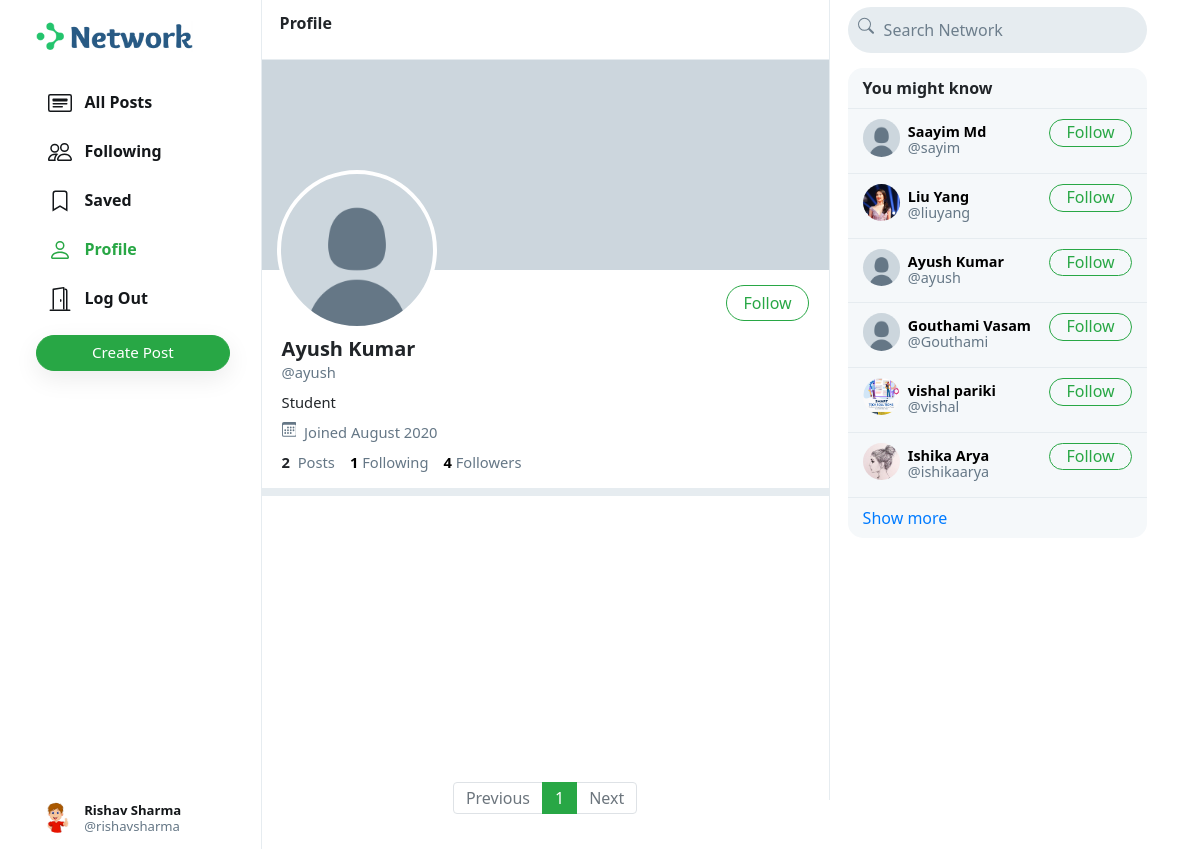
Screenshot of /ayush (signed in) with the database file from the repository.
### network/models.py (models this page shows, shortened)
class User(AbstractUser):
    profile_pic = models.ImageField(upload_to='profile_pic/')
    bio = models.TextField(max_length=160, blank=True, null=True)
    cover = models.ImageField(upload_to='covers/', blank=True)

### network/views.py (the view)
# urls.py: path("<str:username>", views.profile, name='profile'),
def profile(request, username):
    user = User.objects.get(username=username)
    all_posts = Post.objects.filter(creater=user).order_by('-date_created')
    paginator = Paginator(all_posts, 10)
    page_number = request.GET.get('page')
    if page_number == None:
        page_number = 1
    posts = paginator.get_page(page_number)
    followings = []
    suggestions = []
    follower = False
    if request.user.is_authenticated:
        followings = Follower.objects.filter(followers=request.user).values_list('user', flat=True)
        suggestions = User.objects.exclude(pk__in=followings).exclude(username=request.user.username).order_by("?")[:6]
        if request.user in Follower.objects.get(user=user).followers.all():
            follower = True
    follower_count = Follower.objects.get(user=user).followers.all().count()
    following_count = Follower.objects.filter(followers=user).count()
    return render(request, 'network/profile.html', {
        "username": user,
        "posts": posts,
        "posts_count": all_posts.count(),
        "suggestions": suggestions,
        "page": "profile",
        "is_follower": follower,
        "follower_count": follower_count,
        "following_count": following_count
    })

### network/templates/network/profile.html (shortened to what this page needs)
{% extends 'network/index.html' %}
{% load static %}
{% block profile %}
    <div class="profile-view" data-user="{{username.username}}">
        <div class="cover-image" style="background-image: url(/media/{{username.cover}})"></div>
        <div class="profile-image" style="background-image: url(/media/{{username.profile_pic}})"></div>
        <div class="profile-details">
            <div>
                {% if user.username == username.username %}
                    <button class="btn btn-outline-success float-right" id="edit-profile-btn">Edit Profile</button>
                {% elif is_follower %}
                    <button class="btn btn-success float-right" onclick="unfollow_user(this,'{{username.username}}','edit_page')" id="following-btn">Following</button>
                {% else %}
                    <button class="btn btn-outline-success float-right" onclick="follow_user(this,'{{username.username}}','edit_page')" id="follow-btn">Follow</button>
                {% endif %}
            </div>
            <div class="details-data">
                <h5>{{username.first_name}} {{username.last_name}}</h5>
                <div class="grey">@{{username.username}}</div>
                <div class="bio">
                    {% if username.bio is not None %}
                        {{username.bio}}
                    {% endif %}
                </div>
                <div class="grey" style="padding: 8px 0px;">
                    &nbsp;Joined {{username.date_joined | date:"F Y"}}
                </div>
                <div>
                    <strong>
                        {{posts_count}}
                    </strong>
                    &nbsp;<span class="grey">Posts</span>
                    <a href="#">
                        <strong id="following__count">{{following_count | default:0}}</strong>&nbsp;<span class="grey">Following</span>
                    </a>
                    <a href="#">
                        <strong id="follower__count">{{follower_count | default:0}}</strong>&nbsp;<span class="grey">Followers</span>
                    </a>
                </div>
            </div>
        </div>
    </div>
    <div class="space"></div>
{% endblock %}

### network/templates/network/index.html (shortened to what this page needs)
{% extends "network/layout.html" %}
{% load static %}
{% block body %}
    <div class="main-div">
        <div class="left-div">
            <nav class="head heading">
                {% if page == 'all_posts' %}
                    All Posts
                {% elif page == 'following' %}
                    Following
                {% elif page == 'saved' %}
                    Saved
                {% elif page == 'profile' %}
                    Profile
                {% else %}
                    Explore
                {% endif %}
            </nav>
            <div class="left-div-content">
                <div class="posts-view">
                    {% block profile %}
                    {% endblock %}
                    <div class="main-div-content">
                        <nav aria-label="Page navigation example" class="pagination-bar">
                            <ul class="pagination justify-content-center">
                                {% if posts.has_previous %}
                                    <li class="page-item">
                                        <a class="page-link" href="?page={{ posts.previous_page_number | default:1}}" tabindex="-1" aria-disabled="true">Previous</a>
                                    </li>
                                {% else %}
                                    <li class="page-item disabled">
                                        <a class="page-link" href="" tabindex="-1" aria-disabled="true">Previous</a>
                                    </li>
                                {% endif %}
                                {% for each in posts.paginator.page_range %}
                                    {% if each == posts.number %}
                                        <li class="page-item active"><a class="page-link" href="?page={{each}}">{{each}}</a></li>
                                    {% else %}
                                        <li class="page-item"><a class="page-link" href="?page={{each}}">{{each}}</a></li>
                                    {% endif %}
                                {% endfor %}
                                {% if posts.has_next %}
                                    <li class="page-item">
                                        <a class="page-link" href="?page={{ posts.next_page_number }}">Next</a>
                                    </li>
                                {% else %}
                                    <li class="page-item disabled">
                                        <a class="page-link" href="">Next</a>
                                    </li>
                                {% endif %}
                            </ul>
                          </nav>
                    </div>
                </div>
            </div>
        </div>
    </div>
{% endblock %}

### network/templates/network/layout.html (shortened to what this page needs)
{% load static %}
<!DOCTYPE html>
<html lang="en">
    <head>
        <link rel="stylesheet" href="https://stackpath.bootstrapcdn.com/bootstrap/4.4.1/css/bootstrap.min.css">
        <link href="{% static 'network/styles.css' %}" rel="stylesheet">
    </head>
    <body>
        <div class="body" data-page="{{page}}">
            <div class="sidenav">
                <a href="{% url 'index' %}" class="navbar-brand">
                    <img src="{% static 'network/Images/logo.png' %}" height="31px">
                </a>
                <div style="height: 100%;">
                    <div>
                        <div>
                            <ul>
                                <li class="nav-item" id="all_posts">
                                <a href="{% url 'index' %}" class="nav-link">
                                    <div>
                                        &nbsp;&nbsp;All Posts
                                    </div>
                                </a>
                                </li>
                                {% if user.is_authenticated %}
                                    <li class="nav-item" id="following">
                                        <a href="{% url 'following' %}" class="nav-link">
                                            <div>
                                                &nbsp;&nbsp;Following
                                            </div>
                                        </a>
                                    </li>
                                    <li class="nav-item" id="saved">
                                        <a href="{% url 'saved' %}" class="nav-link">
                                            <div>
                                                <svg width="1.5em" height="1.5em" viewBox="0 0 16 16" class="bi bi-bookmark" fill="currentColor" xmlns="http://www.w3.org/2000/svg">
                                                    <path fill-rule="evenodd" d="M8 12l5 3V3a2 2 0 0 0-2-2H5a2 2 0 0 0-2 2v12l5-3zm-4 1.234l4-2.4 4 2.4V3a1 1 0 0 0-1-1H5a1 1 0 0 0-1 1v10.234z"/>
                                                  </svg>
                                                &nbsp;&nbsp;Saved
                                            </div>
                                        </a>
                                    </li>
                                    <li class="nav-item" id="profile">
                                        <a href="{% url 'profile' user.username %}" class="nav-link">
                                            <div>
                                                &nbsp;&nbsp;Profile
                                            </div>
                                        </a>
                                    </li>
                                    <li class="nav-item" id="logout">
                                        <a href="{% url 'logout' %}" class="nav-link">
                                            <div>
                                                &nbsp;&nbsp;Log Out
                                            </div>
                                        </a>
                                    </li>
                                {% endif %}
                            </ul>
                        </div>
                        {% if user.is_authenticated %}
                            <button id="popup-btn" class="btn btn-success new-post-btn" onclick="createpost()">Create Post</button>
                        {% endif %}
                    </div>
                    <div style="position: absolute; bottom: 10px;">
                        {% if user.is_authenticated %}
                            <li class="nav-item sidenav-user">
                                <a href="{% url 'profile' user.username %}" class="nav-link">
                                    <div class="user_account">
                                        <div class="small-profilepic" style="float: left; background-image: url(/media/{{user.profile_pic}})"></div>
                                        <div style="height: 2.7vw; margin: auto;">
                                            <div style="margin-top: 4px;"><strong>{{user.first_name}} {{user.last_name}}</strong></div>
                                            <div class="grey" style="margin-top: 4px;">@{{ user.username }}</div>
                                        </div>
                                    </div>
                                </a>
                            </li>
                        {% endif %}
                    </div>
                </div>
            </div>
            {% block body %}
            {% endblock %}
            <div class="right-div">
                <nav class="head">
                    <form action="#">
                        <div class="search-div">
                            <div>
                            </div>
                            <input type="text" name="query" id="search-box" placeholder="Search Network">
                        </div>
                    </form>
                </nav>
                <div class='right-div-content'>
                    <div class="space" style="background-color: white;"></div>
                    {% if user.is_authenticated %}
                        <div class="suggestion-box">
                            <div class="suggestion-header">
                                You might know
                            </div>
                            {% for suggestion in suggestions %}
                                <div class="suggestion-user">
                                    <div>
                                        <a href="{% url 'profile' suggestion.username %}">
                                            <div class="small-profilepic" style="background-image: url(/media/{{suggestion.profile_pic}})"></div>
                                        </a>
                                    </div>
                                    <div class="user-details">
                                        <a href="{% url 'profile' suggestion.username %}">
                                            <div id="user-name">
                                                <strong>
                                                    {{suggestion.first_name}} {{suggestion.last_name}}
                                                </strong>
                                            </div>
                                            <div class="grey">@{{suggestion.username}}</div>
                                        </a>
                                    </div>
                                    <div>
                                        <button class="btn btn-outline-success" type="button" onclick="follow_user(this,'{{suggestion.username}}','suggestion')">Follow</button>
                                    </div>
                                </div>
                            {% empty %}
                                    <div style="text-align: center; border-bottom: .5px solid #e6ecf0; padding: 10px 15px;">
                                        <span class="grey" style="font-size: .9em;">No suggestions available.</span>
                                    </div>
                            {% endfor %}
                            <div class="suggestion-footer">
                                <a href="#">Show more</a>
                            </div>
                        </div>
                    {% endif %}
                </div>
            </div>
        </div>
    </body>
</html>

### rows the page displays
User: profile_pic (picture), first_name "Rishav", last_name "Sharma", username "rishavsharma"
User: profile_pic (placeholder picture), first_name "Ayush", last_name "Kumar", username "ayush", bio "Student", date_joined "August 2020"
User: profile_pic (placeholder picture), first_name "Saayim", last_name "Md", username "sayim"
User: profile_pic (picture), first_name "Liu", last_name "Yang", username "liuyang"
User: profile_pic (placeholder picture), first_name "Gouthami", last_name "Vasam", username "Gouthami"
User: profile_pic (picture), first_name "vishal", last_name "pariki", username "vishal"
User: profile_pic (picture), first_name "Ishika", last_name "Arya", username "ishikaarya"

### other values shown
{{ posts_count }} "2"
{{ following_count | default:0 }} "1"
{{ follower_count | default:0 }} "4"
{{ each }} "1"
